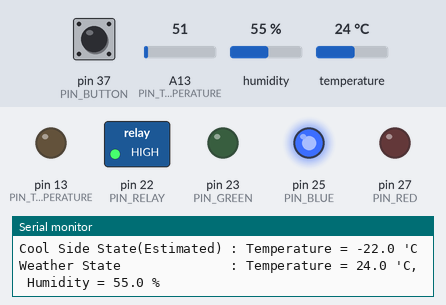
The sketch below on a simulated Arduino Mega 2560, built with avr-gcc and run on an emulated ATmega2560. Shown: switched loads named in the sketch (green lamp = pin HIGH), output pins drawn as LEDs (lit = HIGH), the last lines printed to the serial monitor. The test bench sets the inputs (shaded band); at power-on: A13 (PIN_TEMPERATURE) = 51, pin 37 (PIN_BUTTON) LOW, humidity 55 %, temperature 24 °C.

Above: at 1.2 s.
1.3 s: A13 (PIN_TEMPERATURE) set to 15
At 2.5 s:
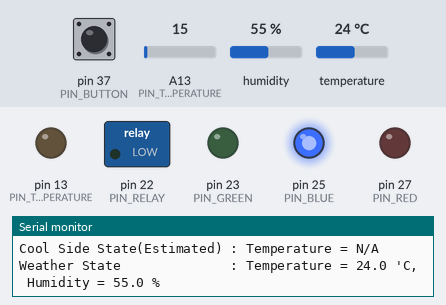
2.8 s: pin 37 (PIN_BUTTON) pulled HIGH for 0.15 s
At 4.2 s:
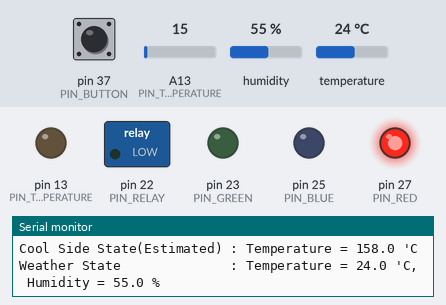
4.5 s: pin 37 (PIN_BUTTON) pulled HIGH for 1 s
At 6.1 s:
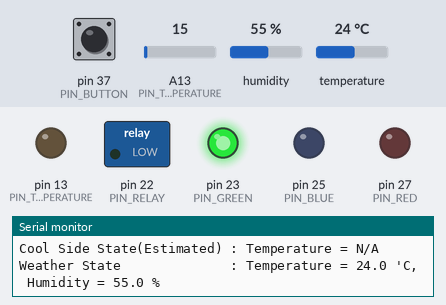
7.0 s: A13 (PIN_TEMPERATURE) set to 30
At 7.7 s:
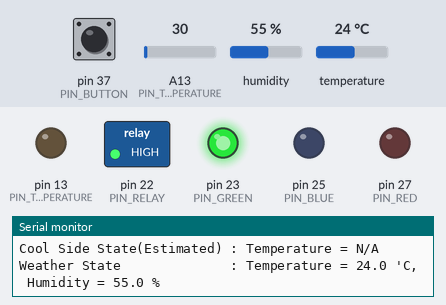
8.8 s: pin 37 (PIN_BUTTON) pulled HIGH for 3.2 s
At 12.6 s:
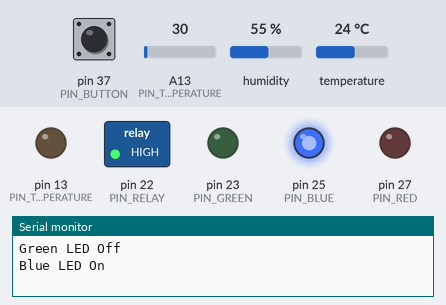
16.6 s: pin 37 (PIN_BUTTON) pulsed HIGH 5 times (0.12 s each, 0.3 s apart)
At 17.17 s:
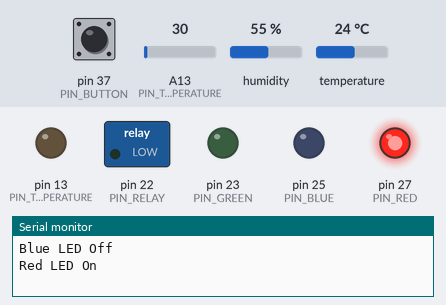
Timing chart, 0 to 19.6 s (numbered marks = the images above; inputs shaded):
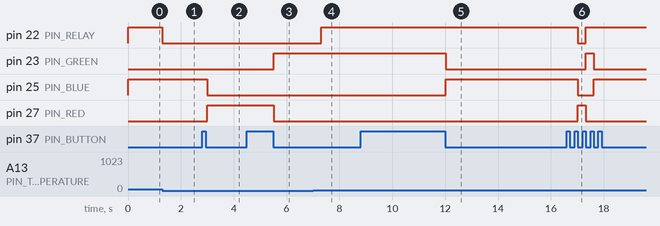

Measured:
- after the input at 1.3 s, pin 22 (PIN_RELAY): HIGH → LOW at once
- after the input at 2.8 s, pin 25 (PIN_BLUE): HIGH → LOW after 0.21 s; pin 27 (PIN_RED): LOW → HIGH after 0.21 s
- after the input at 4.5 s, pin 23 (PIN_GREEN): LOW → HIGH after 1.0 s; pin 27 (PIN_RED): HIGH → LOW after 1.0 s
- after the input at 7.0 s, pin 22 (PIN_RELAY): LOW → HIGH after 0.31 s
- after the input at 8.8 s, pin 23 (PIN_GREEN): HIGH → LOW after 3.2 s; pin 25 (PIN_BLUE): LOW → HIGH after 3.2 s
- after the input at 16.6 s, pin 22 (PIN_RELAY): HIGH → LOW after 0.42 s, → HIGH 0.30 s later; pin 23 (PIN_GREEN): LOW → HIGH after 0.72 s, → LOW 0.30 s later; pin 25 (PIN_BLUE): HIGH → LOW after 0.42 s, → HIGH 0.60 s later; pin 27 (PIN_RED): LOW → HIGH after 0.42 s, → LOW 0.30 s later

The sketch:

PeltierRefrigerator.ino
```cpp
#include <TemperatureSensor.h>
#include <DHT11.h>

#define PIN_TEMPERATURE 13
#define PIN_RELAY 22
#define PIN_DHT11 24
#define PIN_BUTTON 37
#define PIN_RED 27
#define PIN_BLUE 25
#define PIN_GREEN 23

// 온도 설정 -> 값/10 (도씨) 예) 370 -> 37.0 도씨
#define LIMIT_NORMAL 370 // 과열 온도 (꺼짐)
#define LIMIT_UNLOCK 900 // 언락 온도 (꺼짐, 다시 켜지는 온도 = 언락 온도 - 100)
#define LIMIT_COOLDOWN 300 // 쿨링 온도 (켜짐)

#define STATE_RUN 1
#define STATE_COOLDOWN 2
#define STATE_STOP 3

#define MODE_NORMAL 1
#define MODE_UNLOCK 2
#define MODE_STOP 3

#define BUTTON_PRESSED 0
#define BUTTON_RELEASED 1

#define TRUE 1
#define FALSE 0

// Custom global variables
dht11 DHT11;

const int modeList[3] = {MODE_NORMAL, MODE_UNLOCK, MODE_STOP};
const int ledList[3] = {PIN_GREEN, PIN_BLUE, PIN_RED};

int state;
int currentIndex;
int overheated;
int prevButton;
int curButton;

int count;

// Custom Functions
void setupRelay()
{
  // Relay Setup
  pinMode(PIN_RELAY, OUTPUT);
}

void relayOn()
{
  digitalWrite(PIN_RELAY, HIGH);
}

void relayOff()
{
  digitalWrite(PIN_RELAY, LOW);
}

void setupTemperatureSensor()
{
  pinMode(PIN_TEMPERATURE, OUTPUT);
}

int getTemperature()
{
  int temp;

  temp = analogRead(PIN_TEMPERATURE) - 238;
  temp = pgm_read_word(&temperatureLookup[temp]);

  return temp;
}

void printTemperatureSensor()
{
  int temp = getTemperature();

  Serial.print("Temperature = ");
  Serial.print(temp / 10, DEC);
  Serial.print(".");
  Serial.print(temp % 10);
  Serial.println(" 'C");
}

void printDHT()
{
  int check = DHT11.read(PIN_DHT11);

  switch (check)
  {
    case 0:
      Serial.print("Temperature = ");
      Serial.print((float)DHT11.temperature, 1);
      Serial.print(" 'C");
      Serial.print(", Humidity = ");
      Serial.print((float)DHT11.humidity, 1);
      Serial.println(" %");
      break;
    case -1: Serial.println("Checksum error"); break;
    case -2: Serial.println("Time out error"); break;
    default: Serial.println("Unknown error"); break;
  }
}

void setupLED()
{
  // LED Setup
  pinMode(PIN_RED, OUTPUT);
  pinMode(PIN_BLUE, OUTPUT);
  pinMode(PIN_GREEN, OUTPUT);

  currentIndex = 0;
}

void ledOn(int ledPin)
{
  digitalWrite(ledPin, HIGH);
  switch(ledPin)
  {
    case PIN_RED: Serial.println("Red LED On"); break;
    case PIN_BLUE: Serial.println("Blue LED On"); break;
    case PIN_GREEN: Serial.println("Green LED On"); break;
    default: Serial.println("LED On Error!"); break;
  }
}

void ledOff(int ledPin)
{
  digitalWrite(ledPin, LOW);
  switch(ledPin)
  {
    case PIN_RED: Serial.println("Red LED Off"); break;
    case PIN_BLUE: Serial.println("Blue LED Off"); break;
    case PIN_GREEN: Serial.println("Green LED Off"); break;
    default: Serial.println("LED Off Error!"); break;
  }
}

void setupButton()
{
  // Button Setup
  pinMode(PIN_BUTTON, INPUT);

  prevButton = BUTTON_RELEASED;
  curButton = BUTTON_RELEASED;
}

int getButtonState()
{
  return digitalRead(PIN_BUTTON);
}

void setNextMode()
{
  int prev = currentIndex;

  currentIndex = (currentIndex + 1) % 3;
  ledOff(ledList[prev]);
  ledOn(ledList[currentIndex]);
}

int getMode()
{
  curButton = getButtonState();

  if(curButton == BUTTON_PRESSED)
  {
    if(prevButton == BUTTON_RELEASED)
    {
      setNextMode();
      prevButton = BUTTON_PRESSED;
    }
  }
  else
  {
    prevButton = BUTTON_RELEASED;
  }

  return modeList[currentIndex];
}

void normalProcedure()
{
  int temp = getTemperature();

  if(temp > LIMIT_NORMAL)
  {
    overheated = TRUE;
    state = STATE_COOLDOWN;
    relayOff();
  }
  else
  {
    if(overheated == TRUE)
    {
      if(temp < LIMIT_COOLDOWN)
        overheated = FALSE;
    }
    else
    {
      relayOn();
      state = STATE_RUN;
      overheated = FALSE;
    }
  }
}

void unlockProcedure()
{
  int temp = getTemperature();

  if(temp > LIMIT_UNLOCK)
  {
    overheated = TRUE;
    state = STATE_COOLDOWN;
    relayOff();
  }
  else
  {
    if(overheated == TRUE)
    {
      if(temp < (LIMIT_UNLOCK - 100))
        overheated = FALSE;
    }
    else
    {
      relayOn();
      state = STATE_RUN;
      overheated = FALSE;
    }
  }
}

void stopProcedure()
{
  state = STATE_STOP;
  relayOff();
}

void printState()
{
  count = (count + 1) % 10;
  if(count != 0)
    return;

  Serial.print("Current Mode               : ");
  switch(getMode())
  {
  case MODE_NORMAL:
    Serial.println("Normal Mode");
    break;
  case MODE_UNLOCK:
    Serial.println("Unlock Mode");
    break;
  case MODE_STOP:
    Serial.println("Stop Mode");
    break;
  default:
    Serial.println("Error Mode");
    break;
  }
  Serial.print("Current State              : ");
  switch(state)
  {
  case STATE_RUN:
    Serial.println("Running");
    break;
  case STATE_COOLDOWN:
    Serial.println("Cooling Down");
    break;
  case STATE_STOP:
    Serial.println("Stopped");
    break;
  default:
    break;
  }
  Serial.print("Hot Side State             : ");
  printTemperatureSensor();
  Serial.print("Cool Side State(Estimated) : ");
  Serial.print("Temperature = ");
  if(state == STATE_COOLDOWN)
  {
    Serial.println("N/A");
  }
  else
  {
    Serial.print((float)((getTemperature() - 220) / 10), 1);
    Serial.println(" 'C");
  }
  Serial.print("Weather State              : ");
  printDHT();

  Serial.println();
}

// Default Functions
void setup()
{
  Serial.begin(9600);
  setupTemperatureSensor();
  setupRelay();
  setupLED();
  ledOn(PIN_GREEN);
  setupButton();
  Serial.println("Ready");
}

void loop()
{
  switch(getMode())
  {
   case MODE_NORMAL:
    normalProcedure();
    break;
   case MODE_UNLOCK:
    unlockProcedure();
    break;
   case MODE_STOP:
    stopProcedure();
    break;
   default: Serial.println("Error!"); break;
  }

  printState();
  delay(100);
}
```
